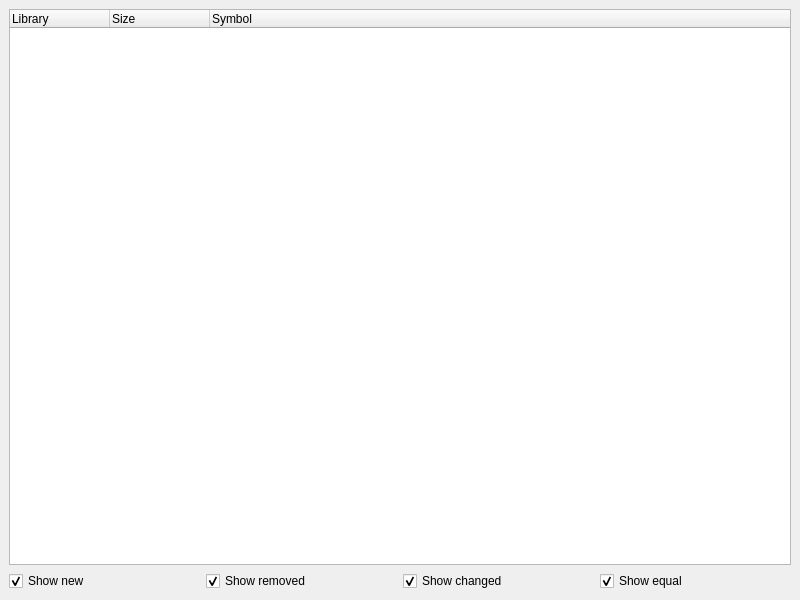
<?xml version="1.0" encoding="UTF-8"?>
<ui version="4.0">
 <class>MainWindow</class>
 <widget class="QMainWindow" name="MainWindow">
  <property name="geometry">
   <rect>
    <x>0</x>
    <y>0</y>
    <width>800</width>
    <height>600</height>
   </rect>
  </property>
  <property name="windowTitle">
   <string>Native Heap Diff Viewer</string>
  </property>
  <widget class="QWidget" name="centralwidget">
   <layout class="QGridLayout" name="gridLayout">
    <item row="1" column="1">
     <widget class="QCheckBox" name="cbShowRemoved">
      <property name="text">
       <string>Show removed</string>
      </property>
      <property name="checked">
       <bool>true</bool>
      </property>
     </widget>
    </item>
    <item row="1" column="2">
     <widget class="QCheckBox" name="cbShowChanged">
      <property name="text">
       <string>Show changed</string>
      </property>
      <property name="checked">
       <bool>true</bool>
      </property>
     </widget>
    </item>
    <item row="1" column="0">
     <widget class="QCheckBox" name="cbShowNewcheckBox">
      <property name="text">
       <string>Show new</string>
      </property>
      <property name="checked">
       <bool>true</bool>
      </property>
     </widget>
    </item>
    <item row="1" column="3">
     <widget class="QCheckBox" name="cbShowEqual">
      <property name="text">
       <string>Show equal</string>
      </property>
      <property name="checked">
       <bool>true</bool>
      </property>
     </widget>
    </item>
    <item row="0" column="0" colspan="4">
     <widget class="QTreeWidget" name="treeWidget">
      <column>
       <property name="text">
        <string>Library</string>
       </property>
      </column>
      <column>
       <property name="text">
        <string>Size</string>
       </property>
      </column>
      <column>
       <property name="text">
        <string>Symbol</string>
       </property>
      </column>
     </widget>
    </item>
   </layout>
  </widget>
 </widget>
 <resources/>
 <connections/>
</ui>
